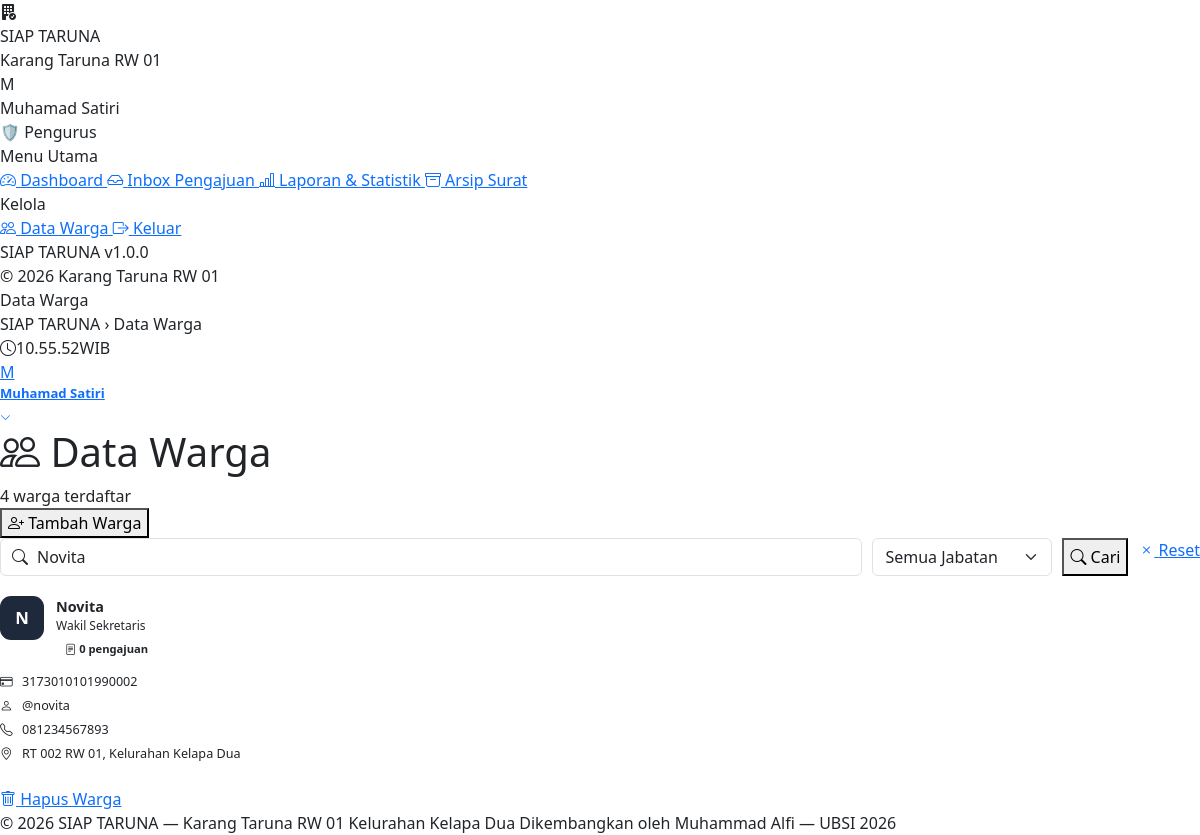
The page /pengurus/data-warga.php?cari=Novita (signed in) on the database its author committed.
### tables this page shows
CREATE TABLE `tb_users` (
    `id_user`    INT(11)      NOT NULL AUTO_INCREMENT,
    `nama`       VARCHAR(100) NOT NULL COMMENT 'Nama lengkap pengguna',
    `NIK`        VARCHAR(20)  NOT NULL COMMENT 'Nomor Induk Kependudukan (16 digit)',
    `username`   VARCHAR(50)  NOT NULL COMMENT 'Username untuk login',
    `password`   VARCHAR(255) NOT NULL COMMENT 'Password ter-hash (bcrypt)',
    `no_hp`      VARCHAR(15)  DEFAULT NULL,
    `alamat`     TEXT         DEFAULT NULL,
    `role`       ENUM('warga','pengurus') NOT NULL DEFAULT 'warga',
    `jabatan`    VARCHAR(100) DEFAULT NULL,
    `is_aktif`   TINYINT(1)   NOT NULL DEFAULT 1 COMMENT '1=aktif, 0=nonaktif',
    `created_at` TIMESTAMP    NOT NULL DEFAULT CURRENT_TIMESTAMP,
    PRIMARY KEY (`id_user`),
    UNIQUE KEY `uk_NIK`      (`NIK`),
    UNIQUE KEY `uk_username` (`username`)
);

### includes/fungsi.php (called while the page is built, shortened)
<?php
function inisial(string $nama): string {
    return strtoupper(mb_substr(trim($nama), 0, 1));
}

### pengurus/data-warga.php (the view, shortened to what this page needs)
<?php
require_once __DIR__ . '/../includes/fungsi.php';
$cari    = trim($_GET['cari'] ?? '');
$jabatan = trim($_GET['jabatan'] ?? '');
$page  = max(1, (int)($_GET['hal'] ?? 1));
$limit = 12;
$offset = ($page - 1) * $limit;
$where = "WHERE u.role = 'warga'";
if ($cari) {
    $c = $koneksi->real_escape_string($cari);
    $where .= " AND (u.nama LIKE '%$c%' OR u.NIK LIKE '%$c%' OR u.username LIKE '%$c%')";
}
$q = $koneksi->query(
    "SELECT u.*,
            (SELECT COUNT(*) FROM tb_pengajuan WHERE id_user = u.id_user) AS jml_pengajuan
     FROM tb_users u $where
     ORDER BY u.nama ASC
     LIMIT $limit OFFSET $offset"
);
$warga = [];
if ($q) {
    while ($r = $q->fetch_assoc()) {
        $warga[] = $r;
    }
}
$total_warga = (int)($koneksi->query(
    "SELECT COUNT(*) AS n FROM tb_users WHERE role = 'warga'"
)->fetch_assoc()['n'] ?? 0);
$av_colors = [
    '#1E293B', '#2563EB', '#7C2D12', '#5B21B6',
    '#0F4C81', '#831843', '#047857', '#B45309'
];
require_once __DIR__ . '/../includes/header.php';
?>
<div class="page-header">
    <div class="page-header-row">
        <div>
            <h1 class="page-title">
                <i class="bi bi-people" style="color:var(--blue-600)"></i> Data Warga
            </h1>
            <div class="page-sub"><?= $total_warga ?> warga terdaftar</div>
        </div>
        <button class="btn-st btn-primary-st btn-pill"
                data-bs-toggle="modal" data-bs-target="#modalTambah">
            <i class="bi bi-person-plus"></i> Tambah Warga
        </button>
    </div>
</div>
<form method="GET" style="display:flex;gap:10px;margin-bottom:20px;flex-wrap:wrap">
    <div style="position:relative;flex:1;min-width:200px">
        <i class="bi bi-search" style="position:absolute;left:12px;top:50%;
           transform:translateY(-50%);color:var(--slate-400)"></i>
        <input type="text" name="cari" class="form-control"
               style="padding-left:36px"
               placeholder="Cari nama, NIK, atau username..."
               value="<?= htmlspecialchars($cari) ?>">
    </div>
    <select name="jabatan" class="form-select" style="max-width:180px"
            onchange="this.form.submit()">
        <option value="">Semua Jabatan</option>
    </select>
    <button type="submit" class="btn-st btn-primary-st btn-pill">
        <i class="bi bi-search"></i> Cari
    </button>
    <?php if ($cari || $jabatan): ?>
    <a href="<?= APP_URL ?>/pengurus/data-warga.php" class="btn-st btn-outline-st btn-pill">
        <i class="bi bi-x"></i> Reset
    </a>
    <?php endif; ?>
</form>
<div class="row g-3">
<?php if ($warga): foreach ($warga as $idx => $w):
    $av_clr = $av_colors[$idx % count($av_colors)];
?>
<div class="col-md-6 col-lg-4">
    <div class="card-st h-100"
         style="transition:var(--ease)"
         onmouseover="this.style.transform='translateY(-3px)';this.style.boxShadow='0 10px 28px rgba(0,0,0,.08)'"
         onmouseout="this.style.transform='';this.style.boxShadow=''">
        <div class="card-body-st">
            <div style="display:flex;align-items:flex-start;gap:12px;margin-bottom:13px">
                <div style="width:44px;height:44px;background:<?= $av_clr ?>;
                            border-radius:11px;color:white;display:flex;align-items:center;
                            justify-content:center;font-weight:800;font-size:1.05rem;
                            flex-shrink:0;text-transform:uppercase">
                    <?= inisial($w['nama']) ?>
                </div>
                <div style="flex:1;min-width:0">
                    <div style="font-weight:700;font-size:.9rem;white-space:nowrap;
                                overflow:hidden;text-overflow:ellipsis">
                        <?= htmlspecialchars($w['nama']) ?>
                    </div>
                    <div style="font-size:.75rem;color:var(--slate-400)">
                        <?= htmlspecialchars($w['jabatan'] ?? 'Warga') ?>
                    </div>
                    <span style="background:var(--blue-50);color:var(--blue-700);padding:2px 9px;
                                 border-radius:99px;font-size:.7rem;font-weight:600">
                        <i class="bi bi-file-text"></i> <?= $w['jml_pengajuan'] ?> pengajuan
                    </span>
                </div>
            </div>
            <?php foreach ([
                ['bi-credit-card', $w['NIK']],
                ['bi-person',      '@' . $w['username']],
                ['bi-telephone',   $w['no_hp'] ?? '—'],
                ['bi-geo-alt',     mb_substr($w['alamat'] ?? '—', 0, 34)],
            ] as [$ico, $val]): ?>
            <div style="display:flex;align-items:center;gap:8px;font-size:.79rem;
                        color:var(--slate-500);margin-bottom:5px;min-width:0">
                <i class="bi <?= $ico ?>" style="color:var(--blue-500);width:14px;flex-shrink:0"></i>
                <span style="white-space:nowrap;overflow:hidden;text-overflow:ellipsis">
                    <?= htmlspecialchars($val) ?>
                </span>
            </div>
            <?php endforeach; ?>
            <div style="margin-top:13px;padding-top:11px;border-top:1px solid var(--slate-100)">
                <a href="<?= APP_URL ?>/handlers/proses_warga.php?aksi=hapus&id=<?= $w['id_user'] ?>"
                   class="btn-st btn-sm-st btn-danger-st w-100"
                   style="border-radius:8px"
                   data-confirm="Yakin ingin menghapus warga <?= htmlspecialchars(addslashes($w['nama'])) ?>? Data tidak dapat dikembalikan.">
                    <i class="bi bi-trash"></i> Hapus Warga
                </a>
            </div>
        </div>
    </div>
</div>
<?php endforeach;
endif; ?>
</div>
<?php require_once __DIR__ . '/../includes/footer.php'; ?>

### rows shown on the page
tb_users: nama "N", nama "Novita", jabatan "Wakil Sekretaris", jml_pengajuan "0", val "3173010101990002", val "@novita", val "081234567893", val "RT 002 RW 01, Kelurahan Kelapa Dua"

### other values the page prints
inisial($user['nama'] ?? 'P') "M"
$user['nama'] "Muhamad Satiri"
$hal_judul "Data Warga"
inisial($namaUser) "M"
$namaUser "Muhamad Satiri"
$total_warga "4"
